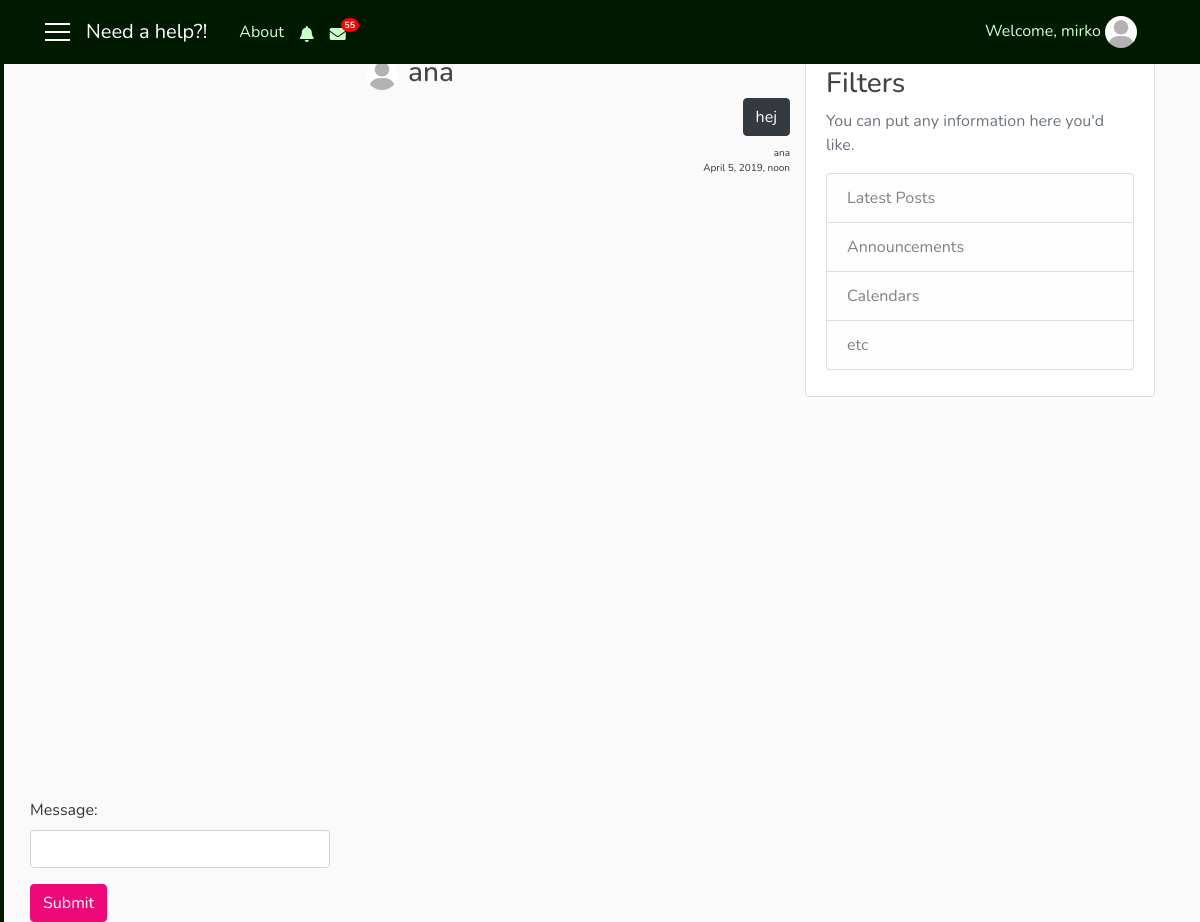
Page /chat/messages/ana (signed in) on the committed database.
### user/models.py (models this page shows, shortened)
class RepairmanNotifications(models.Model):
    repairman = models.ForeignKey(User, on_delete=models.CASCADE)
    notification = models.CharField(max_length=1000)
    url_to_go = models.CharField(max_length=200, default='-')
    date = models.DateTimeField(auto_now_add=True)
    seen = models.BooleanField(default=False)
    remove = models.BooleanField(default=False)

class Profile(models.Model):
    user = models.OneToOneField(User, on_delete=models.CASCADE)
    gender = models.CharField(max_length=10, choices=GENDER)
    address = models.CharField(max_length=50)
    birth_date = models.DateField(null=True)
    phone_number = models.CharField(max_length=100)
    costs = models.IntegerField(default=100)
    role = models.CharField(max_length=15, choices=ROLES)
    profession = models.CharField(max_length=250, choices=PROFESSION, default='Other')
    knowledges = models.TextField(max_length=1000)
    rating = models.FloatField(default=0.0)
    rated = models.IntegerField(default=0)
    hired = models.IntegerField(default=0)
    num_hires = models.IntegerField(default=0)
    photo = models.ImageField(default='default_user.jpg', upload_to='profile_user')

### chat/models.py (models this page shows, shortened)
class Thread(models.Model):
    first = models.ForeignKey(User, on_delete=models.CASCADE, related_name='chat_thread_first')
    second = models.ForeignKey(User, on_delete=models.CASCADE, related_name='chat_thread_second')
    updated = models.DateTimeField(auto_now=True)
    timestamp = models.DateTimeField(auto_now_add=True)
    objects = ThreadManager()

class ChatMessage(models.Model):
    thread = models.ForeignKey(Thread, null=True, blank=True, on_delete=models.SET_NULL)
    user = models.ForeignKey(User, verbose_name='sender', on_delete=models.CASCADE)
    message = models.TextField()
    timestamp = models.DateTimeField(auto_now_add=True)

### chat/views.py (the view, shortened to what this page needs)
# urls.py: path("messages/<str:username>", ThreadView.as_view(), name='messages'),
class ThreadView(LoginRequiredMixin, FormMixin, DetailView):
    template_name = 'chat/thread.html'
    form_class = ComposeForm
    def get_object(self):
        other_username = self.kwargs.get("username")
        obj, created = Thread.objects.get_or_new(self.request.user, other_username)
        if obj == None:  # is?
            raise Http404
        return obj
    def get_context_data(self, **kwargs):
        context = super().get_context_data(**kwargs)
        us = self.request.user
        not_r = RepairmanNotifications.objects.filter(repairman=us, remove=False).order_by('-date')
        not_c = ClientNotifications.objects.filter(client=us, remove=False).order_by('-date')
        not_rep = RepairmanNotifications.objects.filter(repairman=us, seen=False).count()
        not_cli = ClientNotifications.objects.filter(client=us, seen=False).count()
        context['form'] = self.get_form()
        context['not_r'] = not_r
        context['not_c'] = not_c
        context['not_rep'] = not_rep
        context['not_cli'] = not_cli
        return context

### chat/forms.py
class ComposeForm(forms.Form):
    message = forms.CharField(
            widget=forms.TextInput(
                attrs={"class": "form-control"}
                )
            )

### chat/models.py (called while the page is built, shortened)
    def get_or_new(self, user, other_username):  # get_or_create   stvaranje novog razgovora ili dohvat starog
        username = user.username
        if username == other_username:
            return None
        qlookup1 = Q(first__username=username) & Q(second__username=other_username)
        qlookup2 = Q(first__username=other_username) & Q(second__username=username)
        qs = self.get_queryset().filter(qlookup1 | qlookup2).distinct()
        if qs.count() == 1:
            return qs.first(), False
        elif qs.count() > 1:
            return qs.order_by('timestamp').first(), False

### chat/templates/chat/thread.html (shortened to what this page needs)
{% extends "need_a_help_app/base.html" %}
{% block notify_repairman %}
    {% if not_r %}
        <i class="nav-item nav-link fas fa-bell mt-1 popOver" data-title="Notifications" data-content="
            <div class='container'>
                {% for n in not_r|slice:'5' %}
                    <div {% if not n.seen %}class='row not_seen'{% else %}class='row not_row' style='cursor: pointer;'{% endif %} onclick='location.href=&quot;{{ n.url_to_go }}?not={{ n.id }}&quot;;'>
                        {{ n.notification }}
                        <div class='col-sm-3 col-md-3 col-lg-3'>
                            <small class='text-secondary text-muted'>{{ n.date|date:'dM H:i' }}</small>
                        </div>
                    </div>
                    <hr width=100%>
                {% endfor %}
                <div class='row'>
                    <div class='col-sm-12 col-md-12 col-lg-12 pl-5'>
                        <a href='{% url 'notifications_repairman' user.id %}'>Show all notifications</a>
                    </div>
                </div>
            </div>" data-placement="bottom" data-html="true" data-toggle="popover" data-container="body" data-trigger="click"></i>
    {% else %}
        <i class="nav-item nav-link fas fa-bell mt-1 popOver" data-title="Notifications" data-content="
            <h6 class='text-secondary text-muted' align='center'>No results</h6>" data-placement="bottom" data-html="true" data-toggle="popover" data-container="body" data-trigger="hover"></i>
    {% endif %}
{% endblock %}
{% block mess_client %}
        <span class="badge badge-notify-mess">55</span>
{% endblock %}
{% block content %}
<h3 align = "center">
    {% if user != object.first %}
        <a href="{% url 'info' object.first.id %}"><img class="rounded-circle navbar-img" src="{{ object.first.profile.photo.url }}"></a>{{ object.first }}
    {% else %}
        <a href="{% url 'info' object.second.id %}"><img class="rounded-circle navbar-img" src="{{ object.second.profile.photo.url }}"></a>{{ object.second }}
    {% endif %}
</h3>
<div class = "row">
	<div id='chat-items'>
	{% for chat in object.chatmessage_set.all %}
        {% if user != chat.user %}
    		<button type="button" class="btn btn-dark" id = "text" style = "{% if user != chat.user %}
    		  float:right; display:block;{% endif %}">{{ chat.message }} </button><br>
        {% else %}
            <button type="button" class="btn btn-info" id = "text" style = "{% if user != chat.user %}
          float:right; display:block;{% endif %}">{{ chat.message }} </button><br>
        {% endif %}
		{% if user != chat.user %} <br> {% endif %}
		<p {% if user != chat.user %} align = "right" {% endif %} style = "font-size: 10px;"> {% if user != chat.user %}{{ chat.user }}{% endif %}<br> {{chat.timestamp}}</p>
		{% endfor %}
	</div>
</div>
<div class = "row">
	<form id='form' method='POST'  "> {% csrf_token %}
	{{form.as_p }}
	<input type='submit' class='btn btn-primary'/>
	</form>
</div>
{% endblock %}

### need_a_help_app/templates/need_a_help_app/base.html (shortened to what this page needs)
{% load static %}
<!DOCTYPE html>
<html>
    <head>
        <link rel="stylesheet" href="https://maxcdn.bootstrapcdn.com/bootstrap/4.0.0/css/bootstrap.min.css">
        <link rel="stylesheet" href="https://use.fontawesome.com/releases/v5.7.2/css/all.css">
        <link rel="stylesheet" type="text/css" href="{% static 'need_a_help_app/style.css' %}">
    </head>
    <body>
      <div id="wrapper">
          {% if user.is_authenticated and user.profile.role == 'client' %}
            <div id="sidebar-wrapper">
                <ul class="sidebar-nav">
                    <div class="list-group pt-2 d-none d-sm-none d-md-block d-lg-block">
                      <a class="list-group-item sb" href="{% url 'main_client' %}"><i class="fa fa-home fa-fw" aria-hidden="true"></i>&nbsp; Home</a>
                      <a class="list-group-item sb" href="{% url 'inbox' user.id %}"><i class="fa fa-envelope fa-fw" aria-hidden="true"></i>&nbsp; Messages</a>
                      <a class="list-group-item sb" href="{% url 'notifications_client' user.id %}"><i class="fa fa-bell fa-fw" aria-hidden="true"></i>&nbsp; My notifications</a>
                      <a class="list-group-item sb" href="{% url 'profile' user.id %}"><i class="fa fa-cog fa-fw" aria-hidden="true"></i>&nbsp; Settings</a>
                      <a class="list-group-item sb" href="{% url 'favorites' %}"><i class="fa fa-star fa-fw" aria-hidden="true"></i>&nbsp; My favourites</a>
                    </div>
                    <div class="list-group pt-2 d-block d-sm-block d-md-none d-lg-none">
                      <a class="list-group-item sb" href="{% url 'main_client' %}"><i class="fa fa-home fa-fw" aria-hidden="true"></i></a>
                      <a class="list-group-item sb" href="{% url 'inbox' user.id %}"><i class="fa fa-envelope fa-fw" aria-hidden="true"></i></a>
                      <a class="list-group-item sb" href="{% url 'notifications_client' user.id %}"><i class="fa fa-bell fa-fw" aria-hidden="true"></i></a>
                      <a class="list-group-item sb" href="{% url 'profile' user.id %}"><i class="fa fa-cog fa-fw" aria-hidden="true"></i></a>
                      <a class="list-group-item sb" href="{% url 'favorites' %}"><i class="fa fa-star fa-fw" aria-hidden="true"></i></a>
                      {% block bell_cli %}{% endblock %}
                    </div>
                </ul>
            </div>
          {% elif user.is_authenticated and user.profile.role == 'repairman' %}
            <div id="sidebar-wrapper">
                <ul class="sidebar-nav">
                    <div class="list-group pt-2 d-none d-sm-none d-md-block d-lg-block">
                      <a class="list-group-item sb" href="{% url 'main_repairman' %}">&nbsp; Home</a>
                      <a class="list-group-item sb" href="{% url 'inbox' user.id %}">&nbsp; Messages</a>
                      <a class="list-group-item sb" href="{% url 'notifications_repairman' user.id %}">&nbsp; My notifications</a>
                      <a class="list-group-item sb" href="{% url 'profile' user.id %}">&nbsp; Settings</a>
                      <a class="list-group-item sb" href="{% url 'repairman_feedbacks' user.id %}">&nbsp; My feedbacks</a>
                      <a class="list-group-item sb" href="{% url 'repairman_apps' user.id %}">&nbsp; My applications</a>
                    </div>
                </ul>
            </div>
          {% endif %}
          <header class="site-header">
            <nav class="navbar navbar-expand-md navbar-dark bg-steel fixed-top">
              <div class="container">
                {% if user.is_authenticated %}
                  <a href='#' id='menu-toggle'><div class='menu-icon'></div>
                                  <div class='menu-icon'></div>
                                  <div class='menu-icon'></div></a>
                  {% if user.profile.role == 'client' %}
                    <a class="navbar-brand mr-4 ml-3 d-none d-sm-none d-md-block d-lg-block" href="{% url 'main_client' %}">Need a help?!</a>
                    <a class="navbar-brand mr-auto ml-auto d-md-none d-lg-none" href="{% url 'main_client' %}">Need a help?!</a>
                  {% else %}
                    <a class="navbar-brand mr-4 ml-3 d-none d-sm-none d-md-block d-lg-block" href="{% url 'main_repairman' %}">Need a help?!</a>
                  {% endif %}
                {% endif %}
                <div class="collapse navbar-collapse" id="navbarToggle">
                  <div class="navbar-nav mr-auto">
                    <a class="nav-item nav-link" href="{% url 'about' %}">About</a>
                    {% if user.is_authenticated %}
                      <div  class="collapse navbar-collapse hidden-xs">
                        {% if user.profile.role == 'repairman' %}
                          {% block notify_repairman %}{% endblock %}
                        {% else %}
                          {% block notify_client %}{% endblock %}
                        {% endif %}
                        <i class="nav-item nav-link fas fa-envelope mt-1"></i>
                        {% block mess_client %}{% endblock %}
                      </div>
                    {% else %}
                      <div class="d-sm-block d-md-none">
                        <a class="nav-item nav-link" href="{% url 'login' %}">Login</a>
                        <a class="nav-item nav-link" href="{% url 'register' %}">Register</a>
                      </div>
                    {% endif %}
                  </div>
                </div>
                  <div class="navbar-nav">
                    {% if user.is_authenticated %}
                      <div class="collapse navbar-collapse hidden-xs">
                          <span class="nav-item nav-link">Welcome, {{ user.username }}
                            <img class="rounded-circle navbar-img popOver" data-title="Logged in as {{ user.profile.role }}" data-content="
                                <a class='list-group-item sb' href='{% url 'info' user.id %}'><i class='fa fa-user fa-fw' aria-hidden='true'></i>&nbsp; My profile</a>
                                <a class='list-group-item sb' href='{% url 'logout' %}'><i class='fas fa-power-off'></i>&nbsp Logout</a>" data-placement="bottom" data-html="true" data-toggle="popover" data-container="body" data-trigger="click" src="{{ user.profile.photo.url }}">
                          </span>
                      </div>
                    {% else %}
                      <div class="collapse navbar-collapse">
                        <a class="nav-item nav-link" href="{% url 'login' %}">Login</a>
                        <a class="nav-item nav-link" href="{% url 'register' %}">Register</a>
                      </div>
                    {% endif %}
                  </div>
              </div>
            </nav>
          </header>
          <div id="page-content-wrapper">
            <main role="main" class="container">
              <div class="row">
                <div class="col-sm-8 col-md-8 col-lg-8">
                  {% block content %}{% endblock %}
                </div>
                {% if user.is_authenticated %}
                  {% block filters %}
                    <div class="col-sm-4 col-md-4 col-lg-4">
                      <div class="content-section">
                        <h3>Filters</h3>
                        <p class='text-muted'>You can put any information here you'd like.
                          <ul class="list-group">
                            <li class="list-group-item list-group-item-light">Latest Posts</li>
                            <li class="list-group-item list-group-item-light">Announcements</li>
                            <li class="list-group-item list-group-item-light">Calendars</li>
                            <li class="list-group-item list-group-item-light">etc</li>
                          </ul>
                        </p>
                      </div>
                    </div>
                  {% endblock %}
                {% endif %}
              </div>
            </main>
          </div>
    </div>
    </body>
</html>

### need_a_help_app/static/need_a_help_app/style.css (style rules this page uses)
body { background: #fafafa; color: #333333; margin-top: 56px; font-family: Nunito; height: 80vh; }
h1, h2, h3, h4, h5, h6 { color: #444444; }
ul { margin: 0; }
.bg-steel { background-color: #001a00; }
.site-header .navbar-nav .nav-link { color: #ccffcc; }
.content-section { background: #ffffff; padding: 10px 20px; border: 1px solid #dddddd; border-radius: 3px; margin-bottom: 20px; }
.navbar-img { height: 32px; width: 32px; margin-right: 10px; cursor: pointer; transition: background 0.2s, transform 0.2s; }
.btn-primary { background-color: #ee0979; border-color: #ee0979; }
.menu-icon { width: 25px; height: 2px; background-color: white; margin: 6px 0; }
.sidebar-nav { padding-left: 0px; color: black; }
#sidebar-wrapper { z-index: 1; position: fixed; width: 0; height: 100%; overflow-y: hidden; background-color: #001a00; border: 2px solid #001a00; }
#page-content-wrapper { width: 100%; position: static; padding: 0; height: 91.4vh; }
.sb { background-color: #001a00; color: #ccffcc; opacity: 0.9; }
.badge-notify-mess { background: red; position: relative; color: white; border-radius: 50%; top: -7px; left: -13px; font-size: xx-small; }
#form { position: -webkit-sticky; position: sticky; bottom: 0; width:100%; }
#chat-items { width: 100%; overflow-y: scroll; height:700px; }
#text { word-wrap: break-word; max-width: 300px; white-space: normal; }
.fa-bell { cursor: pointer; }
.fa-envelope { cursor: pointer; }
.form-control { width: 300px; }

### rows in the picture
Thread: first.profile.photo (placeholder picture), first "ana"
ChatMessage: message "hej", user "ana", timestamp "April 5, 2019, noon"

### other values in the picture
{{ user.username }} "mirko"
